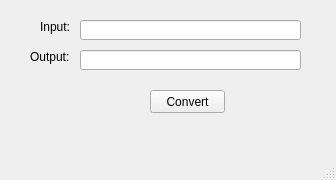
<?xml version="1.0" encoding="UTF-8"?>
<ui version="4.0">
 <class>MainWindow</class>
 <widget class="QMainWindow" name="MainWindow">
  <property name="geometry">
   <rect>
    <x>0</x>
    <y>0</y>
    <width>336</width>
    <height>180</height>
   </rect>
  </property>
  <property name="windowTitle">
   <string>MainWindow</string>
  </property>
  <widget class="QWidget" name="centralwidget">
   <widget class="QLineEdit" name="lineEdit">
    <property name="geometry">
     <rect>
      <x>80</x>
      <y>20</y>
      <width>221</width>
      <height>20</height>
     </rect>
    </property>
   </widget>
   <widget class="QLineEdit" name="lineEdit_2">
    <property name="geometry">
     <rect>
      <x>80</x>
      <y>50</y>
      <width>221</width>
      <height>20</height>
     </rect>
    </property>
   </widget>
   <widget class="QLabel" name="labelInput">
    <property name="geometry">
     <rect>
      <x>40</x>
      <y>20</y>
      <width>47</width>
      <height>14</height>
     </rect>
    </property>
    <property name="text">
     <string>Input:</string>
    </property>
   </widget>
   <widget class="QLabel" name="labelOutput">
    <property name="geometry">
     <rect>
      <x>30</x>
      <y>50</y>
      <width>47</width>
      <height>14</height>
     </rect>
    </property>
    <property name="text">
     <string>Output:</string>
    </property>
   </widget>
   <widget class="QPushButton" name="pushButtonConvert">
    <property name="geometry">
     <rect>
      <x>150</x>
      <y>90</y>
      <width>75</width>
      <height>23</height>
     </rect>
    </property>
    <property name="text">
     <string>Convert</string>
    </property>
   </widget>
  </widget>
  <widget class="QMenuBar" name="menubar">
   <property name="geometry">
    <rect>
     <x>0</x>
     <y>0</y>
     <width>336</width>
     <height>22</height>
    </rect>
   </property>
  </widget>
  <widget class="QStatusBar" name="statusbar"/>
 </widget>
 <resources/>
 <connections/>
</ui>
